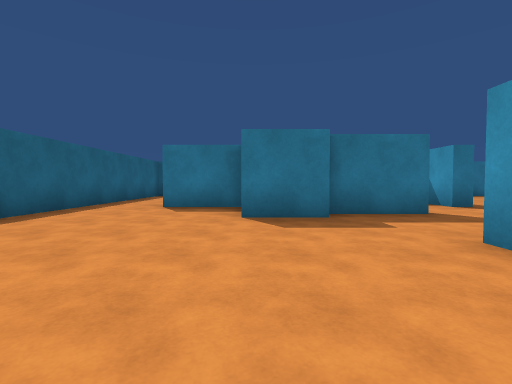
[1] (above)

24 first-person views from a walk through a 3-D level made in the Unity game engine. The camera is 1.2 m above the floor, tilts 2° down and sees 85° across. The floor is counted in squares, 2 m on a side. Each view is taken from the middle of a square. On the plan, view 1 faces up. The plan holds only what a view shows up to about 9 squares ahead; the rest is blank. Surface patterns are stand-ins for the level's own textures.

[2]
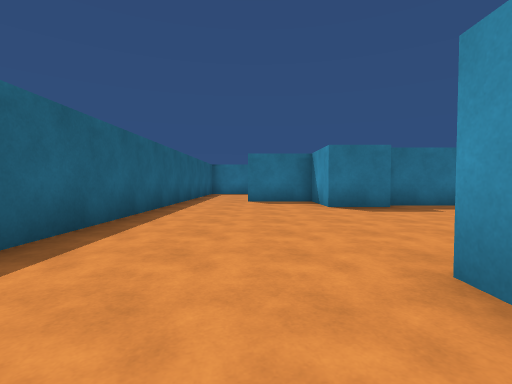

[3]
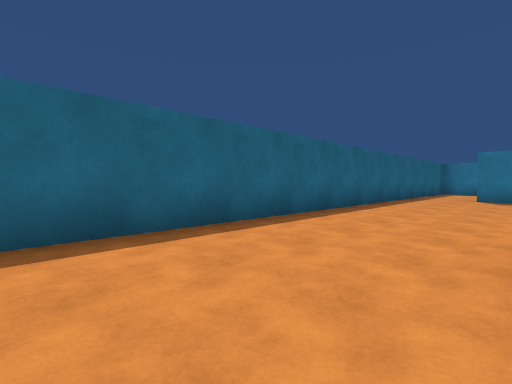

[4]
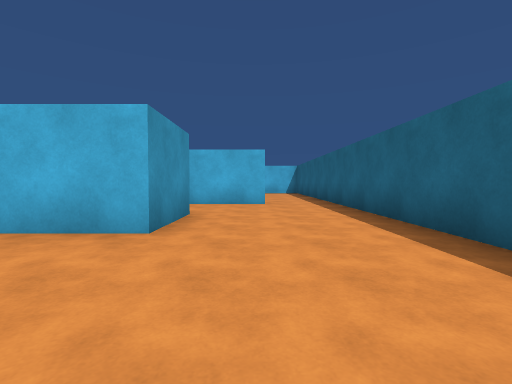

[5]
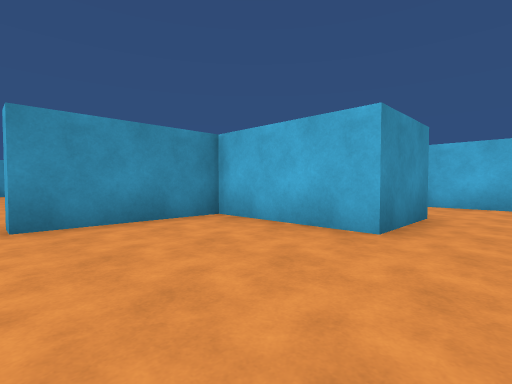

[6]
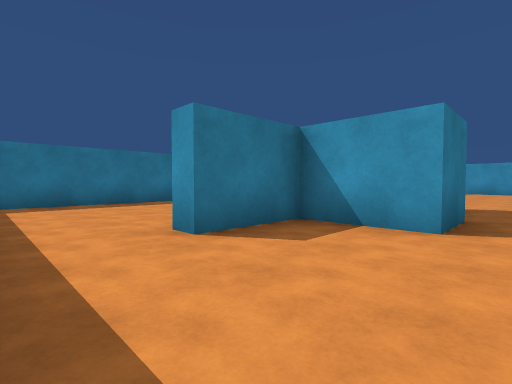

[7]
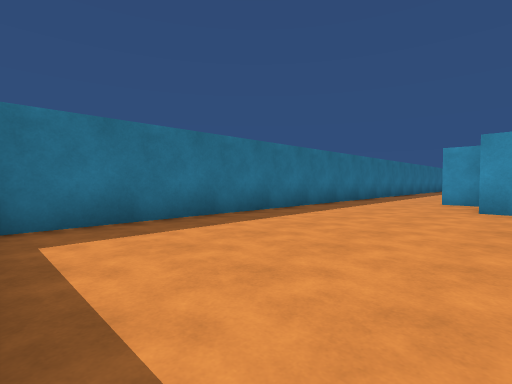

[8]
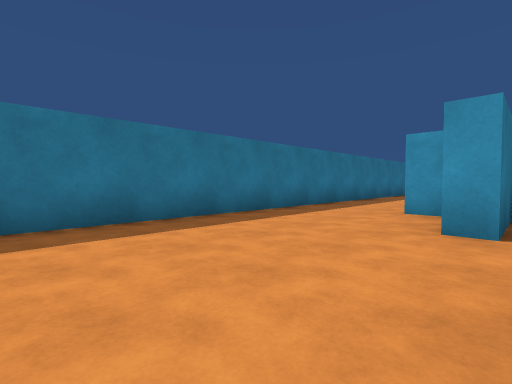

[9]
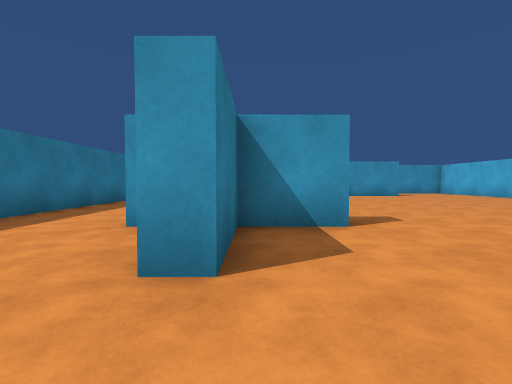

[10]
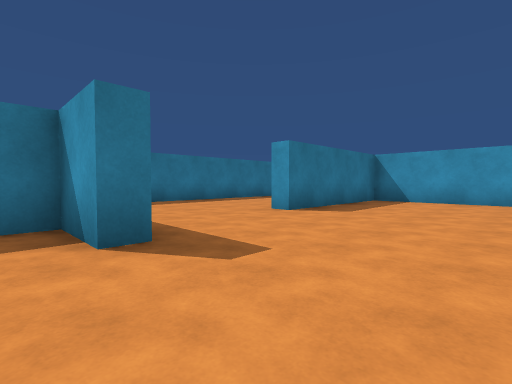

[11]
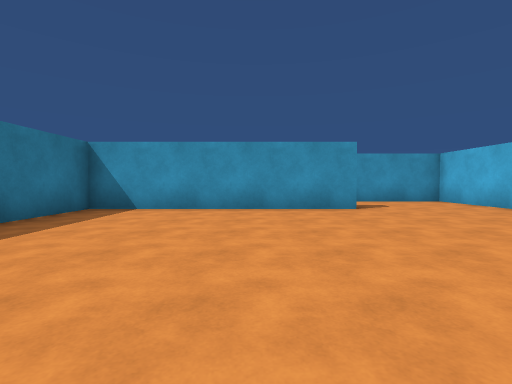

[12]
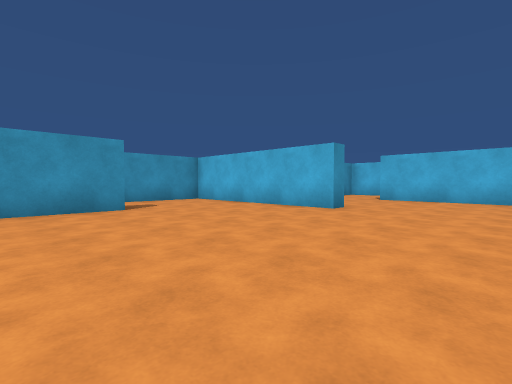

[13]
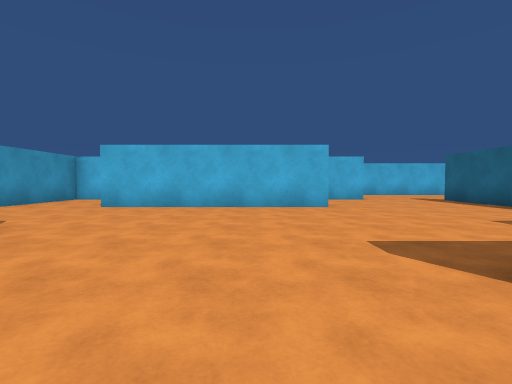

[14]
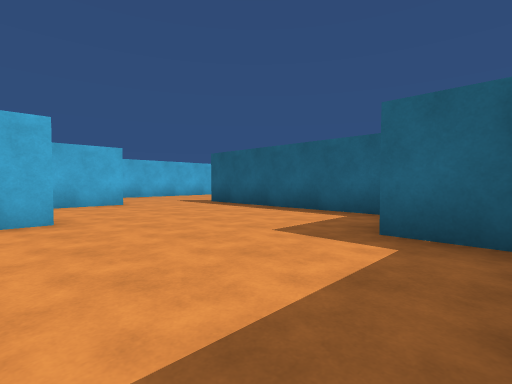

[15]
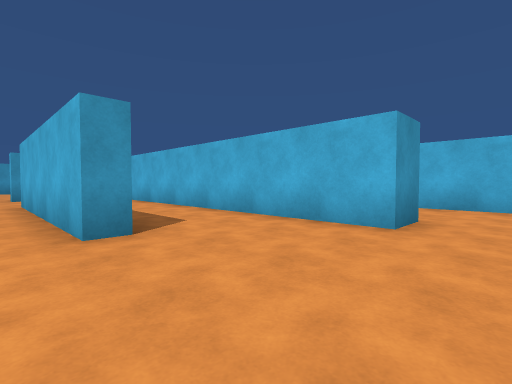

[16]
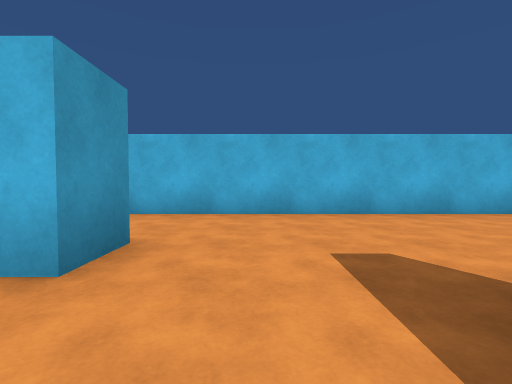

[17]
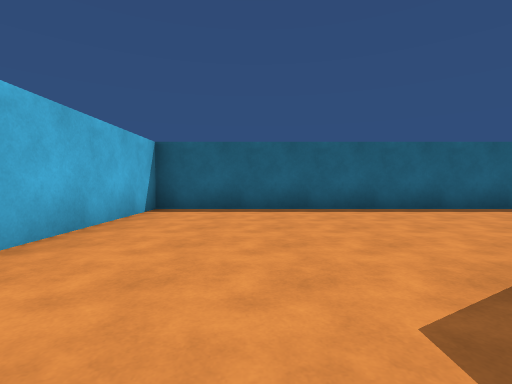

[18]
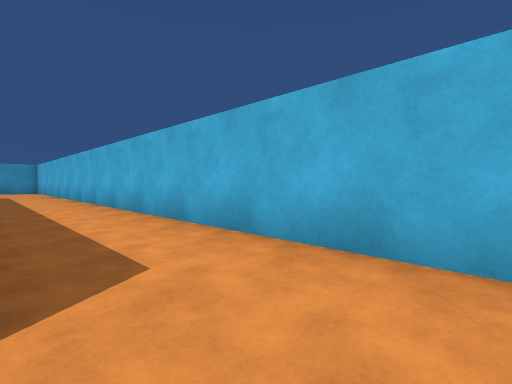

[19]
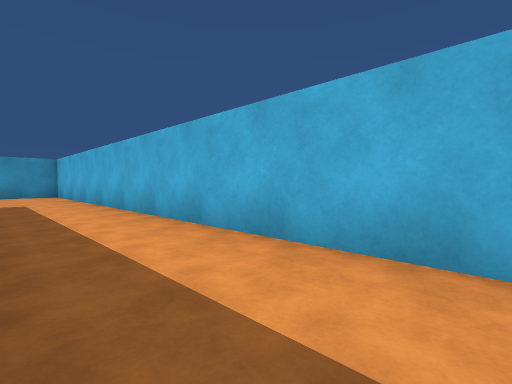

[20]
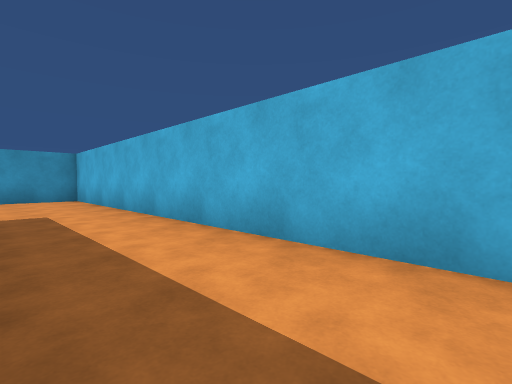

[21]
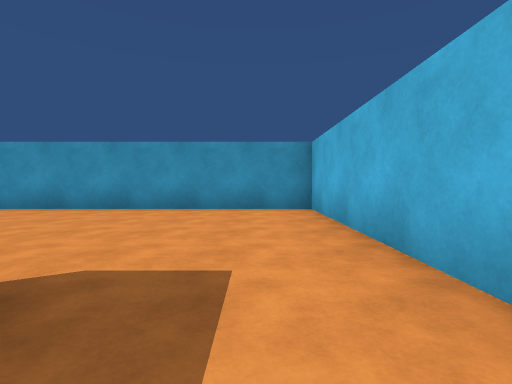

[22]
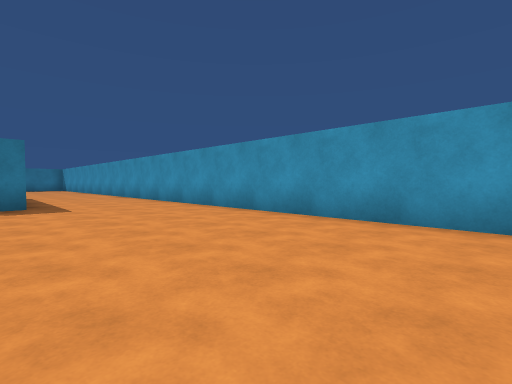

[23]
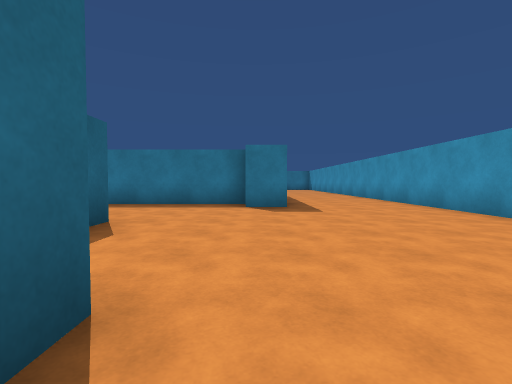

[24]
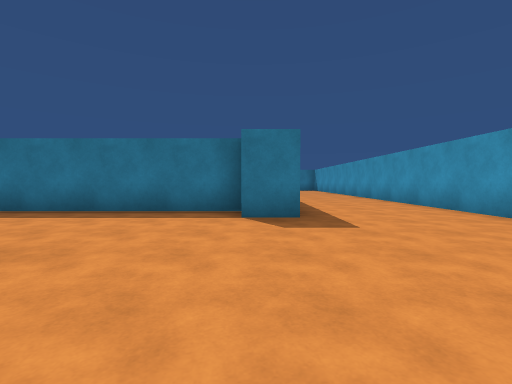

### Floor plan
Points are (right, up) in squares from view 1. A wall is a line through its corners. A room is listed if a view was taken in it or the views show most of it. See-through windows are left out.
Room 1 (views 1, 2, 3, 4, 5, 6)
walls: (-0.8, -2.4) (-0.8, -0.3) (2.2, -0.3) (2.2, 2.7) (2.8, 2.7); (1.4, 4.7) (-0.2, 4.7) (-0.2, 6.7) (-2.2, 6.7) (-2.2, 7.2); (-2.2, -4.8) (-0.1, -4.8); (3.4, 5.2) (1.4, 5.2); (-4.2, 7.5) (-4.2, -5.6)
ways out: opening at (-3.5, -5) to room 2; opening at (-3.5, 7) to room 2; opening at (3, 3.5) to room 2
Room 2 (views 7, 8, 9, 10, 11, 12, 13, 14, 15, 16, 17, 18, 19, 20, 21, 22, 23, 24)
walls: (10.2, -2.4) (10.2, -1.8) (15.7, -1.8) (15.7, 0.9); (13.2, 1.6) (13.2, 7.7) (8.8, 7.7) (8.8, 8.2); (2.7, -1.1) (2.7, -2.2); (15.8, -2.3) (10.6, -2.3); (5.2, -6.2) (5.2, -5.8) (10.8, -5.8); (13.8, -5.7) (13.8, -6.2); (5.4, 6.7) (4.8, 6.7) (4.8, 8.2) (2.8, 8.2) (2.8, 8.8); (16.9, -3.3) (15.8, -3.3); (0.7, -3) (0.7, -8.2); (13.2, -8) (13.2, -5.7); (4.8, 8.9) (4.8, 9.8); (15.3, -8.8) (15.3, -9.2); (3.2, -9.9) (3.2, -8.8) (11, -8.8); (10, 12.2) (-3.9, 12.2); (-4.2, -5.6) (-4.2, -12.3) (20.3, -12.3) (20.3, 1); (-4.2, 9) (-4.2, 7.5)
ways out: opening at (-3.5, -5) to room 1; opening at (-3.5, 7) to room 1; opening at (3, 3.5) to room 1

Positions as (right, up) in squares from view 1, and headings:
1: (0, 0), facing up
2: (-2, -2), facing up
3: (-1, -4), facing up-left
4: (-2, 3), facing down
5: (-2, 3), facing down-right
6: (-4, 4), facing up-right
7: (-4, 8), facing up-right
8: (-1, 8), facing up-right
9: (1, 8), facing right
10: (4, 4), facing up-right
11: (7, 4), facing right
12: (7, 4), facing down-right
13: (7, 1), facing down
14: (6, -1), facing down-left
15: (2, -5), facing down-right
16: (2, -7), facing down
17: (2, -10), facing left
18: (2, -10), facing down-right
19: (7, -10), facing down-right
20: (10, -10), facing down-right
21: (14, -11), facing right
22: (16, -11), facing up-right
23: (16, -10), facing up
24: (16, -8), facing up
